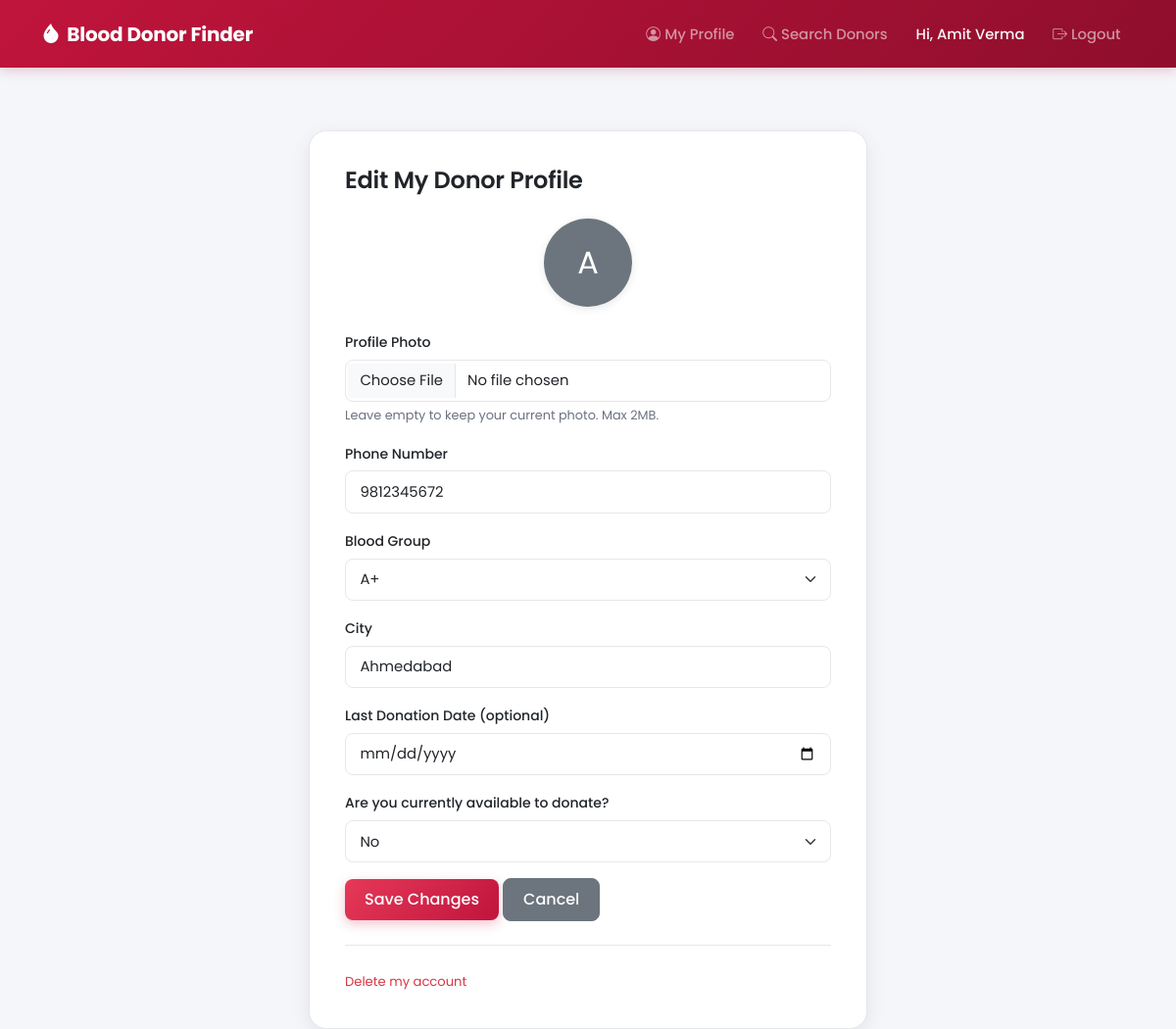
The app's page /edit_profile.php (signed in) with its own data.
### tables this page shows
CREATE TABLE donors (
    id INT AUTO_INCREMENT PRIMARY KEY,
    full_name VARCHAR(100) NOT NULL,
    email VARCHAR(100) NOT NULL UNIQUE,
    password VARCHAR(255) NOT NULL,
    phone VARCHAR(15) NOT NULL,
    blood_group ENUM('A+','A-','B+','B-','AB+','AB-','O+','O-') NOT NULL,
    city VARCHAR(50) NOT NULL,
    last_donation_date DATE NULL,
    photo VARCHAR(255) DEFAULT NULL,
    is_available ENUM('Yes','No') DEFAULT 'Yes',
    role ENUM('donor','admin') DEFAULT 'donor',
    created_at TIMESTAMP DEFAULT CURRENT_TIMESTAMP
);

### edit_profile.php (the view, shortened to what this page needs)
<?php
require_once 'includes/db.php';
$donor_id = $_SESSION['donor_id'];
$stmt = $conn->prepare("SELECT * FROM donors WHERE id = ?");
$stmt->bind_param("i", $donor_id);
$stmt->execute();
$me = $stmt->get_result()->fetch_assoc();
$phone = $me['phone'];
$blood_group = $me['blood_group'];
$city = $me['city'];
$last_donation_date = $me['last_donation_date'];
$is_available = $me['is_available'];
?>
<!DOCTYPE html>
<html lang="en">
<head>
<link rel="stylesheet" href="https://cdn.jsdelivr.net/npm/bootstrap@5.3.0/dist/css/bootstrap.min.css">
<link rel="stylesheet" href="https://cdn.jsdelivr.net/npm/bootstrap-icons@1.11.3/font/bootstrap-icons.css">
<link rel="stylesheet" href="css/style.css">
</head>
<body>
<?php include 'includes/navbar.php'; ?>
<div class="container mt-4">
    <div class="row justify-content-center">
        <div class="col-md-6 form-box">
            <h4 class="mb-4">Edit My Donor Profile</h4>
            <form method="POST" action="edit_profile.php" enctype="multipart/form-data">
                <div class="mb-3 text-center">
                    <?php if (!empty($me['photo'])): ?>
                        <img src="uploads/<?php echo htmlspecialchars($me['photo']); ?>" class="rounded-circle mb-2" width="90" height="90" style="object-fit:cover;">
                    <?php else: ?>
                        <div class="rounded-circle bg-secondary text-white d-inline-flex align-items-center justify-content-center mb-2" style="width:90px;height:90px;font-size:2rem;">
                            <?php echo strtoupper(substr($me['full_name'], 0, 1)); ?>
                        </div>
                    <?php endif; ?>
                </div>
                <div class="mb-3">
                    <label class="form-label">Profile Photo</label>
                    <input type="file" name="photo" class="form-control" accept="image/jpeg,image/png,image/webp">
                    <div class="form-text">Leave empty to keep your current photo. Max 2MB.</div>
                </div>
                <div class="mb-3">
                    <label class="form-label">Phone Number</label>
                    <input type="text" name="phone" class="form-control" value="<?php echo htmlspecialchars($phone); ?>">
                </div>
                <div class="mb-3">
                    <label class="form-label">Blood Group</label>
                    <select name="blood_group" class="form-select">
                        <?php
                        $groups = ['A+','A-','B+','B-','AB+','AB-','O+','O-'];
                        foreach ($groups as $g) {
                            $selected = ($blood_group == $g) ? "selected" : "";
                            echo "<option value=\"$g\" $selected>$g</option>";
                        }
                        ?>
                    </select>
                </div>
                <div class="mb-3">
                    <label class="form-label">City</label>
                    <input type="text" name="city" class="form-control" value="<?php echo htmlspecialchars($city); ?>">
                </div>
                <div class="mb-3">
                    <label class="form-label">Last Donation Date (optional)</label>
                    <input type="date" name="last_donation_date" class="form-control" value="<?php echo $last_donation_date; ?>">
                </div>
                <div class="mb-3">
                    <label class="form-label">Are you currently available to donate?</label>
                    <select name="is_available" class="form-select">
                        <option value="No" <?php echo $is_available=='No'?'selected':''; ?>>No</option>
                    </select>
                </div>
                <button type="submit" class="btn btn-danger">Save Changes</button>
                <a href="dashboard.php" class="btn btn-secondary">Cancel</a>
            </form>
            <hr class="my-4">
            <a href="delete_account.php" class="text-danger small" onclick="return confirm('Are you sure you want to delete your donor account? This cannot be undone.');">Delete my account</a>
        </div>
    </div>
</div>
</body>
</html>

### css/style.css (style rules this page uses)
:root { --color-primary: #c0143c; --color-primary-dark: #8f0e2c; --color-primary-light: #e63958; --color-success: #1a9d5c; --color-warning: #e6a70a; --color-info: #0d8fb2; --color-secondary: #6c757d; --color-bg: #f4f6fa; --color-surface: #ffffff; --color-text: #212529; --color-text-muted: #6b7280; --color-border: #e5e7eb; --radius-sm: 8px; --radius-md: 12px; --radius-lg: 18px; --shadow-sm: 0 1px 3px rgba(15, 23, 42, 0.06); --shadow-md: 0 6px 20px rgba(15, 23, 42, 0.08); --shadow-lg: 0 12px 32px rgba(15, 23, 42, 0.12); --transition-fast: 0.15s ease; --transition-base: 0.25s ease; }
* { box-sizing: border-box; }
body { background-color: var(--color-bg); color: var(--color-text); font-family: 'Poppins', 'Segoe UI', Arial, sans-serif; font-size: 15px; line-height: 1.6; -webkit-font-smoothing: antialiased; }
h1, h2, h3, h4, h5, h6 { font-weight: 600; letter-spacing: -0.01em; }
a { text-decoration: none; transition: color var(--transition-fast); }
.btn { font-weight: 500; border-radius: var(--radius-sm); padding: 0.55rem 1.25rem; transition: all var(--transition-fast); }
.btn-danger { background: linear-gradient(135deg, var(--color-primary-light), var(--color-primary)); border: none; box-shadow: 0 4px 12px rgba(192, 20, 60, 0.25); }
.form-box { background: var(--color-surface); padding: 2.25rem; border-radius: var(--radius-lg); box-shadow: var(--shadow-md); margin-top: 2.5rem; border: 1px solid var(--color-border); }
.form-label { font-weight: 500; font-size: 0.875rem; color: var(--color-text); margin-bottom: 0.4rem; }
.form-control, .form-select { border-radius: var(--radius-sm); border: 1.5px solid var(--color-border); padding: 0.6rem 0.9rem; font-size: 0.925rem; transition: border-color var(--transition-fast), box-shadow var(--transition-fast); }
.form-text { font-size: 0.8rem; color: var(--color-text-muted); }
.rounded-circle { box-shadow: 0 2px 8px rgba(0,0,0,0.1); }
hr { border-color: var(--color-border); opacity: 1; }

### records on screen
donors: full_name "A", phone "9812345672", city "Ahmedabad", is_available "No"

### other values on screen
$_SESSION['full_name'] "Amit Verma"
form field blood_group "A+"
